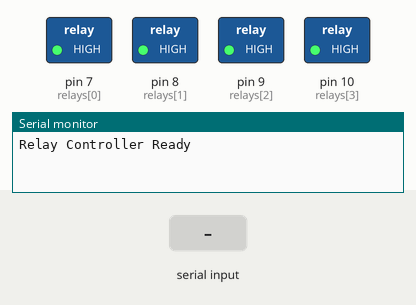
Simulated run of this sketch. Board: Arduino Nano, built with avr-gcc and run on an emulated ATmega328P. Shown: switched loads named in the sketch (green lamp = pin HIGH), the last lines printed to the serial monitor. The test bench sets the inputs (shaded band).

Above: at 1.2 s.
1.3 s: "ALL 1010\n" received over Serial
At 2.5 s:
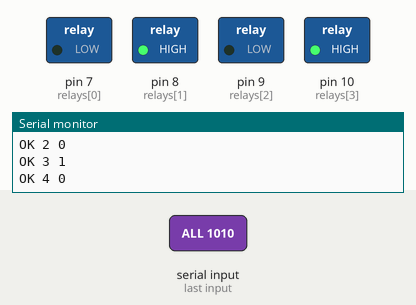
2.8 s: "PING\n" received over Serial
Timing chart, 0 to 5.8 s (numbered marks = the images above; inputs shaded):
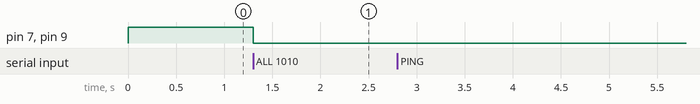

Measured:
- after the input at 1.3 s, pin 7 (relays[0]), pin 9 (relays[2]): HIGH → LOW at once

The sketch:

sketch_nov23a.ino
```cpp
// Relay controller for Arduino Nano
// Protocol: send lines like "SET 1 1\n" to turn ON relay 1 (1..4)
//           "SET 2 0\n" to turn OFF relay 2
// Also optional "ALL <bits>\n" where bits is string of 4 chars '0'/'1' e.g. "ALL 1010"

const int relays[] = {7, 8, 9, 10}; // IN1..IN4
const bool ACTIVE_LOW = true;      // set true if your module is active-low
const int N = 4;

String inputLine = "";

void setup() {
  Serial.begin(115200);
  for (int i = 0; i < N; ++i) {
    pinMode(relays[i], OUTPUT);
    // default off
    if (ACTIVE_LOW) digitalWrite(relays[i], HIGH);
    else digitalWrite(relays[i], LOW);
  }
  Serial.println("Relay Controller Ready");
}

void setRelay(int idx, int value) {
  if (idx < 1 || idx > N) return;
  int pin = relays[idx - 1];
  bool out;
  if (ACTIVE_LOW) out = (value == 0) ? HIGH : LOW;
  else out = (value == 1) ? HIGH : LOW;
  digitalWrite(pin, out);
  Serial.print("OK ");
  Serial.print(idx);
  Serial.print(" ");
  Serial.println(value);
}

void setAll(const char *bits) {
  for (int i = 0; i < N; ++i) {
    if (bits[i] == '1') setRelay(i+1, 1);
    else setRelay(i+1, 0);
  }
}

void loop() {
  while (Serial.available()) {
    char c = Serial.read();
    if (c == '\r') continue;
    if (c == '\n') {
      inputLine.trim();
      if (inputLine.length() > 0) {
        // parse
        if (inputLine.startsWith("SET ")) {
          // SET <n> <0/1>
          int sp1 = inputLine.indexOf(' ', 4);
          if (sp1 > 3) {
            String sIdx = inputLine.substring(4, sp1);
            String sVal = inputLine.substring(sp1+1);
            int idx = sIdx.toInt();
            int val = sVal.toInt();
            setRelay(idx, val);
          }
        } else if (inputLine.startsWith("ALL ")) {
          String bits = inputLine.substring(4);
          if (bits.length() >= N) {
            char buf[5];
            bits.substring(0, N).toCharArray(buf, N+1);
            setAll(buf);
          }
        } else if (inputLine == "PING") {
          Serial.println("PONG");
        }
      }
      inputLine = "";
    } else {
      inputLine += c;
      // cap long lines
      if (inputLine.length() > 100) inputLine = inputLine.substring(inputLine.length()-100);
    }
  }
}
```
